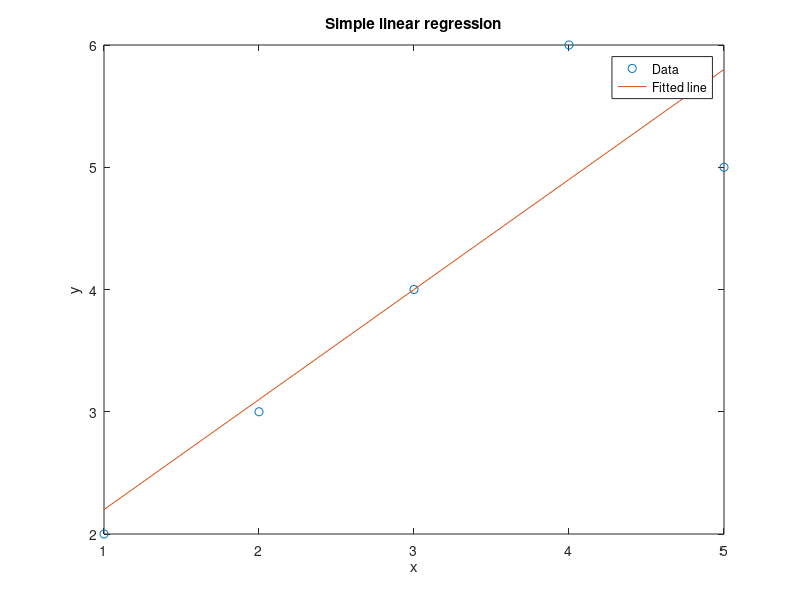

The MATLAB source for this figure:
%Sample Data
x=[1,2,3,4,5];
y=[2,3,4,6,5];

%Perform Linear Regression
p= polyfit(x,y,1); %p(1) is slope, p(2) is intercept

%Create a linear model
y_fit=polyval(p,x);

%Plot
figure;
plot(x,y,'o');
hold on;
plot(x,y_fit,'-');
title('Simple linear regression');
xlabel('x');
ylabel('y');
legend('Data','Fitted line');